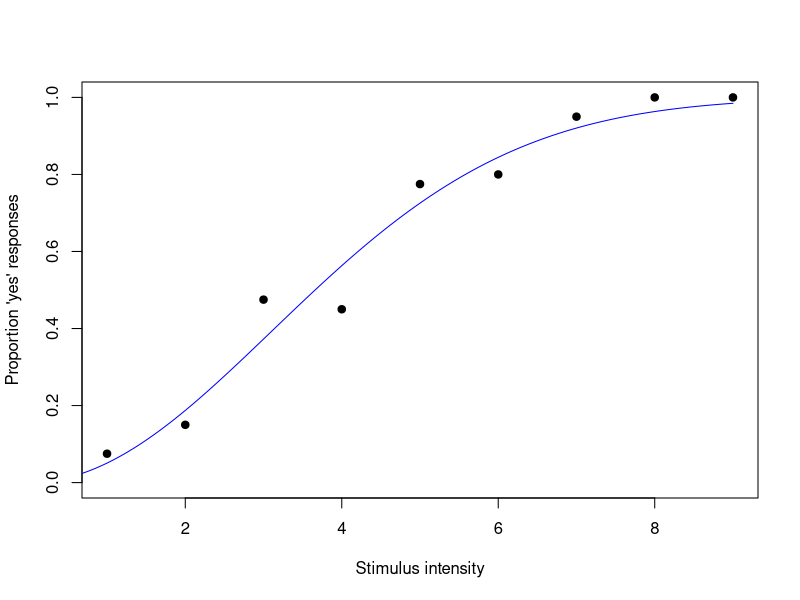
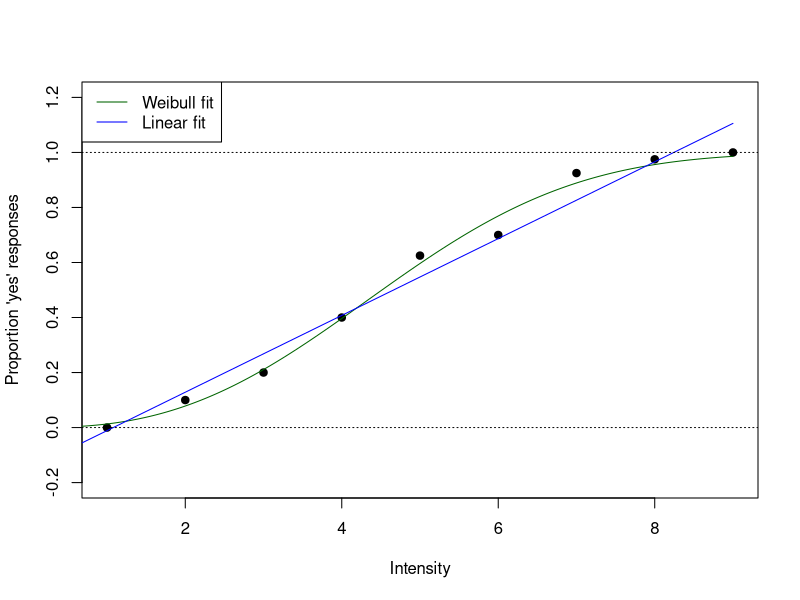

Here is the R script that generated these plots, in order:
## ---- chunk 1
intensity <- 1:9
n_trials <- rep(40, 9)
n_yes <- c(0, 4, 8, 16, 25, 28, 37, 39, 40)
prop_yes <- n_yes / n_trials

data <- data.frame(intensity, n_yes, n_trials, prop_yes)

psychometric_model <- function(alpha, beta, x) {
  y <- rep(0, length(x))
  valid <- x >= 0
  y[valid] <- 1 - exp(-(x[valid] / alpha)^beta)
  y
}

rmsd <- function(params, data) {
  alpha <- params[1]; beta <- params[2]
  predicted <- psychometric_model(alpha, beta, data$intensity)
  sqrt(mean((data$prop_yes - predicted)^2))
}
## ---- chunk 2
rmsd(c(5, 3), data)     # a plausible guess
rmsd(c(2, 5), data)     # a clearly worse guess
rmsd(c(5, 2.5), data)   # another plausible guess
## ---- chunk 3
alpha_vals <- seq(1, 9, length.out = 100)
beta_vals <- seq(0.1, 6, length.out = 100)
grid <- expand.grid(alpha = alpha_vals, beta = beta_vals)
grid$rmsd <- apply(grid, 1, function(row) rmsd(row, data))
best <- grid[which.min(grid$rmsd), ]
best
## ---- chunk 4
fit_extreme <- optim(par = c(alpha = 1, beta = 5.5), fn = rmsd, data = data)
fit_extreme$par
## ---- chunk 5
fit_rmsd <- optim(par = c(alpha = 4, beta = 1), fn = rmsd, data = data)
fit_rmsd$par
## ---- chunk 6
nll <- function(params, data) {
  alpha <- params[1]; beta <- params[2]
  predicted <- psychometric_model(alpha, beta, data$intensity)
  predicted <- pmin(pmax(predicted, 1e-6), 1 - 1e-6)
  -sum(dbinom(data$n_yes, data$n_trials, predicted, log = TRUE))
}

fit_mle <- optim(par = c(alpha = 4, beta = 1), fn = nll, data = data)
fit_mle$par
fit_rmsd$par
## ---- chunk 7
# a miss of 2, near the middle of the range (prop_yes close to 0.5)
dbinom(18, size = 40, prob = 0.45)   # observed 18, model predicted 0.45 -> "expected" ~18
dbinom(20, size = 40, prob = 0.45)   # observed 20 instead - a miss of 2

# a miss of 2, near the edge of the range (prop_yes close to 0)
dbinom(0, size = 40, prob = 0.05)    # observed 0, model predicted 0.05 -> "expected" ~2
dbinom(2, size = 40, prob = 0.05)    # observed 2 instead - the same miss of 2
## ---- chunk 8
set.seed(99)
intensity_sim <- 1:9
true_alpha <- 4
true_beta <- 2
p_true <- psychometric_model(true_alpha, true_beta, intensity_sim)

n_trials_sim <- rep(40, 9)
n_yes_sim <- rbinom(length(intensity_sim), n_trials_sim, p_true)
prop_yes_sim <- n_yes_sim / n_trials_sim

data_sim <- data.frame(intensity = intensity_sim, n_yes = n_yes_sim,
                        n_trials = n_trials_sim, prop_yes = prop_yes_sim)
## ---- chunk 9
fit_sim <- optim(par = c(alpha = 4, beta = 1), fn = rmsd, data = data_sim)
fit_sim$par
## ---- chunk 10
c(true_alpha = true_alpha, true_beta = true_beta)
fit_sim$par
## ---- chunk 11
plot(data_sim$intensity, data_sim$prop_yes, pch = 19,
     xlab = "Stimulus intensity", ylab = "Proportion 'yes' responses", ylim = c(0, 1))

x_seq <- seq(0, 9, length.out = 200)
lines(x_seq, psychometric_model(fit_sim$par[1], fit_sim$par[2], x_seq), col = "blue")
## ---- chunk 12
linear_model <- function(a, b, x) {
  a + b * x
}
## ---- chunk 13
rmsd_linear <- function(params, data) {
  a <- params[1]; b <- params[2]
  predicted <- linear_model(a, b, data$intensity)
  sqrt(mean((data$prop_yes - predicted)^2))
}
## ---- chunk 14
fit_linear <- optim(par = c(a = 0, b = 0.1), fn = rmsd_linear, data = data)
fit_linear$par
fit_linear$value
## ---- chunk 15
fit_linear$value
fit_rmsd$value
## ---- chunk 16
plot(data$intensity, data$prop_yes, pch = 19, ylim = c(-0.2, 1.2),
     xlab = "Intensity", ylab = "Proportion 'yes' responses")

x_seq <- seq(0, 9, length.out = 200)
lines(x_seq, psychometric_model(fit_rmsd$par[1], fit_rmsd$par[2], x_seq), col = "darkgreen")
lines(x_seq, linear_model(fit_linear$par[1], fit_linear$par[2], x_seq), col = "blue")
abline(h = c(0, 1), lty = "dotted")
legend("topleft", legend = c("Weibull fit", "Linear fit"),
       col = c("darkgreen", "blue"), lty = 1)
